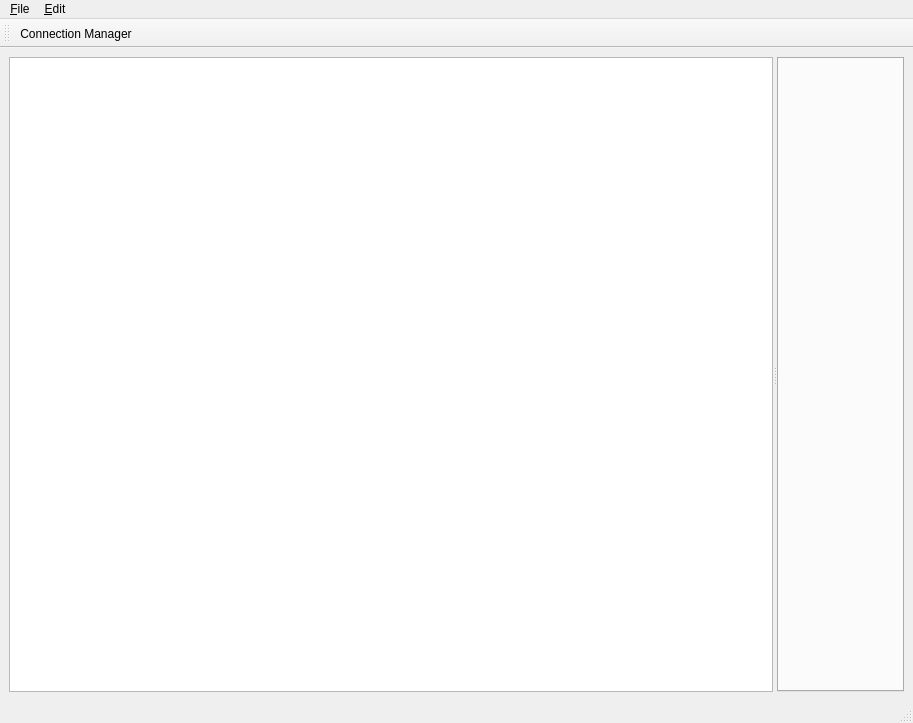
<?xml version="1.0" encoding="UTF-8"?>
<ui version="4.0">
 <class>MainWindow</class>
 <widget class="QMainWindow" name="MainWindow">
  <property name="geometry">
   <rect>
    <x>0</x>
    <y>0</y>
    <width>913</width>
    <height>723</height>
   </rect>
  </property>
  <property name="windowTitle">
   <string>cataplot</string>
  </property>
  <widget class="QWidget" name="centralwidget">
   <layout class="QHBoxLayout" name="horizontalLayout">
    <item>
     <widget class="QSplitter" name="splitter">
      <property name="orientation">
       <enum>Qt::Orientation::Horizontal</enum>
      </property>
      <widget class="TreeView" name="tree_view"/>
      <widget class="QTabWidget" name="tab_widget">
       <property name="currentIndex">
        <number>-1</number>
       </property>
      </widget>
     </widget>
    </item>
   </layout>
  </widget>
  <widget class="QMenuBar" name="menubar">
   <property name="geometry">
    <rect>
     <x>0</x>
     <y>0</y>
     <width>913</width>
     <height>22</height>
    </rect>
   </property>
   <widget class="QMenu" name="menuFile">
    <property name="title">
     <string>&amp;File</string>
    </property>
   </widget>
   <widget class="QMenu" name="menu_Edut">
    <property name="title">
     <string>&amp;Edit</string>
    </property>
    <addaction name="actionAdd_plot"/>
    <addaction name="actionAdd_item_to_plot"/>
   </widget>
   <addaction name="menuFile"/>
   <addaction name="menu_Edut"/>
  </widget>
  <widget class="QStatusBar" name="statusbar"/>
  <widget class="QToolBar" name="toolBar">
   <property name="windowTitle">
    <string>toolBar</string>
   </property>
   <attribute name="toolBarArea">
    <enum>TopToolBarArea</enum>
   </attribute>
   <attribute name="toolBarBreak">
    <bool>false</bool>
   </attribute>
   <addaction name="con_mgr_action"/>
  </widget>
  <action name="con_mgr_action">
   <property name="icon">
    <iconset resource="resources.qrc">
     <normaloff>:/icons/connection.svg</normaloff>:/icons/connection.svg</iconset>
   </property>
   <property name="text">
    <string>Connection Manager</string>
   </property>
   <property name="toolTip">
    <string>Connection Manager</string>
   </property>
   <property name="shortcut">
    <string>Ctrl+1</string>
   </property>
  </action>
  <action name="action_Exit">
   <property name="text">
    <string>E&amp;xit</string>
   </property>
  </action>
  <action name="actionAdd_plot">
   <property name="text">
    <string>Add &amp;plot to tab</string>
   </property>
  </action>
  <action name="actionAdd_curve_to_plot">
   <property name="text">
    <string>Add curve to plot</string>
   </property>
  </action>
  <action name="actionAdd_item_to_plot">
   <property name="text">
    <string>Add &amp;item to plot...</string>
   </property>
  </action>
 </widget>
 <customwidgets>
  <customwidget>
   <class>TreeView</class>
   <extends>QTreeView</extends>
   <header>treeview.py</header>
  </customwidget>
 </customwidgets>
 <resources>
  <include location="resources.qrc"/>
 </resources>
 <connections/>
</ui>
